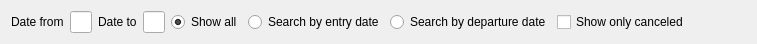
<?xml version="1.0" encoding="UTF-8"?>
<ui version="4.0">
 <class>FReserveGroups</class>
 <widget class="QWidget" name="FReserveGroups">
  <property name="geometry">
   <rect>
    <x>0</x>
    <y>0</y>
    <width>757</width>
    <height>38</height>
   </rect>
  </property>
  <property name="windowTitle">
   <string>Form</string>
  </property>
  <layout class="QHBoxLayout" name="horizontalLayout">
   <item>
    <widget class="QLabel" name="label">
     <property name="text">
      <string>Date from</string>
     </property>
    </widget>
   </item>
   <item>
    <widget class="EDateEdit" name="deStart"/>
   </item>
   <item>
    <widget class="QLabel" name="label_2">
     <property name="text">
      <string>Date to</string>
     </property>
    </widget>
   </item>
   <item>
    <widget class="EDateEdit" name="deEnd"/>
   </item>
   <item>
    <widget class="QRadioButton" name="rbShowAll">
     <property name="text">
      <string>Show all</string>
     </property>
     <property name="checked">
      <bool>true</bool>
     </property>
    </widget>
   </item>
   <item>
    <widget class="QRadioButton" name="rbEntry">
     <property name="text">
      <string>Search by entry date</string>
     </property>
     <property name="checked">
      <bool>false</bool>
     </property>
    </widget>
   </item>
   <item>
    <widget class="QRadioButton" name="rbDeparture">
     <property name="text">
      <string>Search by departure date</string>
     </property>
    </widget>
   </item>
   <item>
    <widget class="QCheckBox" name="chCanceled">
     <property name="text">
      <string>Show only canceled</string>
     </property>
    </widget>
   </item>
   <item>
    <spacer name="horizontalSpacer">
     <property name="orientation">
      <enum>Qt::Horizontal</enum>
     </property>
     <property name="sizeHint" stdset="0">
      <size>
       <width>207</width>
       <height>20</height>
      </size>
     </property>
    </spacer>
   </item>
  </layout>
 </widget>
 <customwidgets>
  <customwidget>
   <class>EDateEdit</class>
   <extends>QLineEdit</extends>
   <header location="global">edateedit.h</header>
  </customwidget>
 </customwidgets>
 <resources/>
 <connections/>
</ui>
